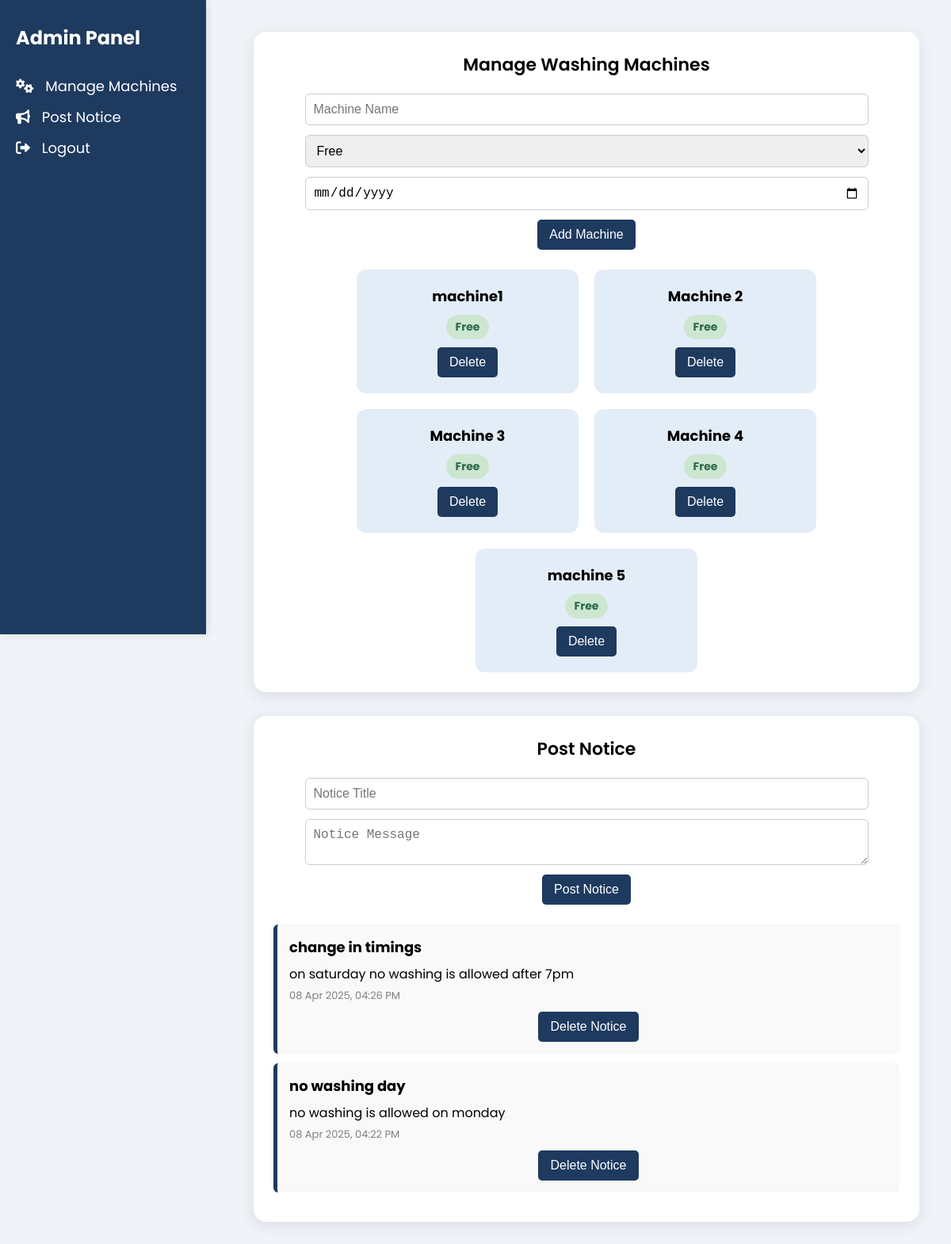
Screenshot of /admin_panel.php (signed in) with the database file from the repository.
### tables this page shows
CREATE TABLE `washing_machines` (
  `id` int(11) NOT NULL,
  `machine_name` varchar(50) NOT NULL,
  `status` enum('free','in_use','out_of_service') NOT NULL DEFAULT 'free',
  `last_maintenance` date DEFAULT NULL
);

CREATE TABLE `notifications` (
  `id` int(11) NOT NULL,
  `title` varchar(255) NOT NULL,
  `message` text NOT NULL,
  `created_at` timestamp NOT NULL DEFAULT current_timestamp()
);

### admin_panel.php (the view, shortened to what this page needs)
<?php
include 'db.php';
$machines = $conn->query("SELECT * FROM washing_machines");
$notices = $conn->query("SELECT * FROM notifications ORDER BY created_at DESC");
?>
<!DOCTYPE html>
<html lang="en">
<head>
    <link rel="stylesheet" href="https://cdnjs.cloudflare.com/ajax/libs/font-awesome/6.0.0-beta3/css/all.min.css" />
</head>
<body>
    <div class="sidebar">
        <h2>Admin Panel</h2>
        <a href="#manage-machines"><i class="fas fa-cogs"></i> Manage Machines</a>
        <a href="#post-notice"><i class="fas fa-bullhorn"></i> Post Notice</a>
        <a href="llogin.php"><i class="fas fa-sign-out-alt"></i> Logout</a>
    </div>
    <div class="main">
        <div class="card" id="manage-machines">
            <h3>Manage Washing Machines</h3>
            <form method="POST">
                <input type="text" name="machine_name" placeholder="Machine Name" required>
                <select name="status">
                    <option value="free">Free</option>
                </select>
                <input type="date" name="last_maintenance">
                <button type="submit" name="add_machine">Add Machine</button>
            </form>
            <br>
            <div class="machine-list">
                <?php while ($row = $machines->fetch_assoc()): ?>
                    <div class="machine">
                        <h4><?= htmlspecialchars($row['machine_name']) ?></h4>
                        <div class="status <?= htmlspecialchars($row['status']) ?>">
                            <?= ucfirst(str_replace('_', ' ', htmlspecialchars($row['status']))) ?>
                        </div>
                        <form method="POST" style="margin-top:10px;">
                            <button name="delete_machine">Delete</button>
                        </form>
                    </div>
                <?php endwhile; ?>
            </div>
        </div>
        <div class="card" id="post-notice">
            <h3>Post Notice</h3>
            <form method="POST">
                <input type="text" name="title" placeholder="Notice Title" required>
                <textarea name="message" placeholder="Notice Message" required></textarea>
                <button type="submit" name="post_notice">Post Notice</button>
            </form>
            <br>
            <?php while ($notice = $notices->fetch_assoc()): ?>
                <div class="notif">
                    <strong><?= htmlspecialchars($notice['title']) ?></strong>
                    <p><?= nl2br(htmlspecialchars($notice['message'])) ?></p>
                    <time><?= htmlspecialchars(date("d M Y, h:i A", strtotime($notice['created_at']))) ?></time>
                    <form method="POST" style="margin-top:10px;">
                        <button name="delete_notice" onclick="return confirm('Are you sure you want to delete this notice?');">Delete Notice</button>
                    </form>
                </div>
            <?php endwhile; ?>
        </div>
    </div>
</body>
</html>

### admin_panel.php (style rules this page uses)
* { margin: 0; padding: 0; box-sizing: border-box; }
body { font-family: 'Poppins', sans-serif; background: #f0f4f8; display: flex; }
.sidebar { width: 260px; height: 100vh; background: #1E3A5F; color: white; padding: 30px 20px; position: fixed; box-shadow: 2px 0 10px rgba(0,0,0,0.1); }
.sidebar h2 { font-size: 24px; margin-bottom: 30px; }
.sidebar a { color: white; text-decoration: none; margin: 12px 0; font-size: 18px; display: block; transition: all 0.3s; }
.sidebar a i { margin-right: 10px; }
.main { margin-left: 280px; padding: 40px; width: 100%; animation: fadeIn 0.5s ease-in; }
.card { background: white; border-radius: 16px; padding: 25px; box-shadow: 0 4px 20px rgba(0,0,0,0.1); margin-bottom: 30px; text-align: center; }
.card h3 { margin-bottom: 20px; font-size: 22px; font-weight: 600; }
.machine-list { display: flex; flex-wrap: wrap; gap: 20px; justify-content: center; }
.machine { background: #e3edf8; border-radius: 12px; padding: 20px; text-align: center; width: 280px; transition: all 0.3s ease-in-out; }
.machine h4 { margin-bottom: 10px; font-size: 18px; }
.status { display: inline-block; padding: 5px 12px; border-radius: 50px; font-size: 14px; font-weight: bold; }
.status.free { background: #cde6d0; color: #2d6a4f; }
.notif { padding: 15px; border-left: 5px solid #1E3A5F; margin-bottom: 12px; background: #f9f9f9; border-radius: 6px; text-align: left; }
.notif strong { font-size: 18px; display: block; }
.notif p { font-size: 16px; margin-top: 8px; }
.notif time { display: block; font-size: 13px; color: gray; margin-top: 5px; }
form { display: flex; flex-direction: column; gap: 12px; align-items: center; }
input, select, textarea { padding: 10px; border: 1px solid #ccc; border-radius: 6px; width: 90%; font-size: 16px; }
button { background: #1E3A5F; color: white; padding: 10px 15px; border: none; border-radius: 5px; cursor: pointer; font-size: 16px; transition: 0.3s ease-in-out; }

### rows the page displays
washing_machines: machine_name "machine1", status "Free"
washing_machines: machine_name "Machine 2", status "Free"
washing_machines: machine_name "Machine 3", status "Free"
washing_machines: machine_name "Machine 4", status "Free"
washing_machines: machine_name "machine 5", status "Free"
notifications: title "change in timings", message "on saturday no washing is allowed after 7pm", created_at "08 Apr 2025, 04:26 PM"
notifications: title "no washing day", message "no washing is allowed on monday", created_at "08 Apr 2025, 04:22 PM"
